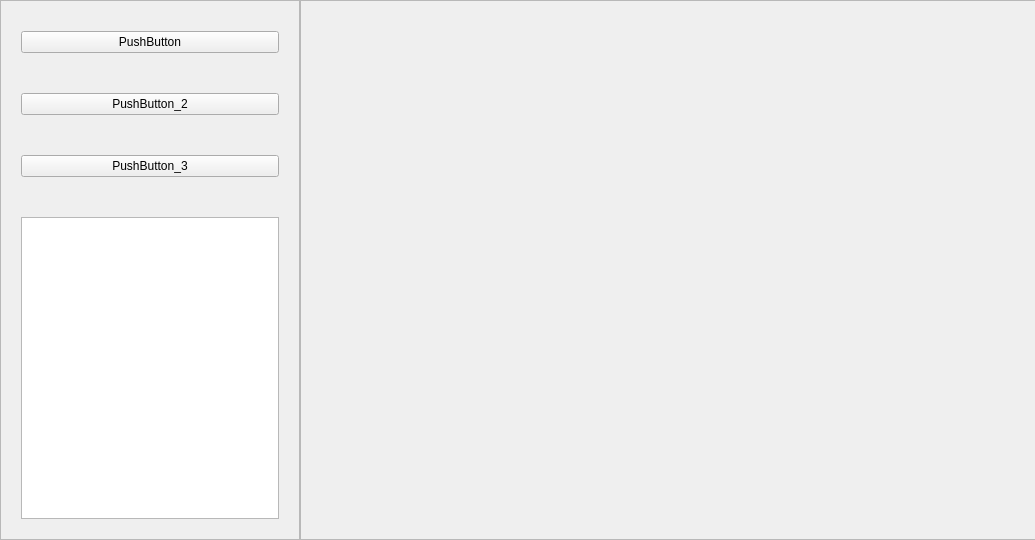
<?xml version="1.0" encoding="UTF-8"?>
<ui version="4.0">
 <class>MainWindow</class>
 <widget class="QMainWindow" name="MainWindow">
  <property name="geometry">
   <rect>
    <x>0</x>
    <y>0</y>
    <width>1035</width>
    <height>540</height>
   </rect>
  </property>
  <property name="windowTitle">
   <string>MainWindow</string>
  </property>
  <widget class="QWidget" name="centralwidget">
   <layout class="QHBoxLayout" name="horizontalLayout">
    <property name="spacing">
     <number>0</number>
    </property>
    <property name="leftMargin">
     <number>0</number>
    </property>
    <property name="topMargin">
     <number>0</number>
    </property>
    <property name="rightMargin">
     <number>0</number>
    </property>
    <property name="bottomMargin">
     <number>0</number>
    </property>
    <item>
     <widget class="QFrame" name="frame_content">
      <property name="maximumSize">
       <size>
        <width>300</width>
        <height>16777215</height>
       </size>
      </property>
      <property name="frameShape">
       <enum>QFrame::StyledPanel</enum>
      </property>
      <property name="frameShadow">
       <enum>QFrame::Raised</enum>
      </property>
      <layout class="QVBoxLayout" name="verticalLayout">
       <property name="spacing">
        <number>40</number>
       </property>
       <property name="leftMargin">
        <number>20</number>
       </property>
       <property name="topMargin">
        <number>30</number>
       </property>
       <property name="rightMargin">
        <number>20</number>
       </property>
       <property name="bottomMargin">
        <number>20</number>
       </property>
       <item>
        <widget class="QPushButton" name="pushButton">
         <property name="text">
          <string>PushButton</string>
         </property>
        </widget>
       </item>
       <item>
        <widget class="QPushButton" name="pushButton_2">
         <property name="text">
          <string>PushButton_2</string>
         </property>
        </widget>
       </item>
       <item>
        <widget class="QPushButton" name="pushButton_3">
         <property name="text">
          <string>PushButton_3</string>
         </property>
        </widget>
       </item>
       <item>
        <widget class="QTextBrowser" name="textBrowser"/>
       </item>
      </layout>
     </widget>
    </item>
    <item>
     <widget class="QFrame" name="frame_2">
      <property name="sizePolicy">
       <sizepolicy hsizetype="Ignored" vsizetype="Ignored">
        <horstretch>0</horstretch>
        <verstretch>0</verstretch>
       </sizepolicy>
      </property>
      <property name="minimumSize">
       <size>
        <width>810</width>
        <height>540</height>
       </size>
      </property>
      <property name="frameShape">
       <enum>QFrame::StyledPanel</enum>
      </property>
      <property name="frameShadow">
       <enum>QFrame::Raised</enum>
      </property>
      <layout class="QVBoxLayout" name="verticalLayout_2">
       <property name="spacing">
        <number>0</number>
       </property>
       <property name="leftMargin">
        <number>0</number>
       </property>
       <property name="topMargin">
        <number>0</number>
       </property>
       <property name="rightMargin">
        <number>0</number>
       </property>
       <property name="bottomMargin">
        <number>0</number>
       </property>
       <item>
        <widget class="QLabel" name="label">
         <property name="sizePolicy">
          <sizepolicy hsizetype="Ignored" vsizetype="Ignored">
           <horstretch>0</horstretch>
           <verstretch>0</verstretch>
          </sizepolicy>
         </property>
         <property name="text">
          <string/>
         </property>
         <property name="pixmap">
          <pixmap>../../cmake-build-debug-qt_mingw/fig/wallhaven-3z32j3.jpg</pixmap>
         </property>
         <property name="scaledContents">
          <bool>true</bool>
         </property>
        </widget>
       </item>
      </layout>
     </widget>
    </item>
   </layout>
  </widget>
 </widget>
 <resources/>
 <connections/>
</ui>
